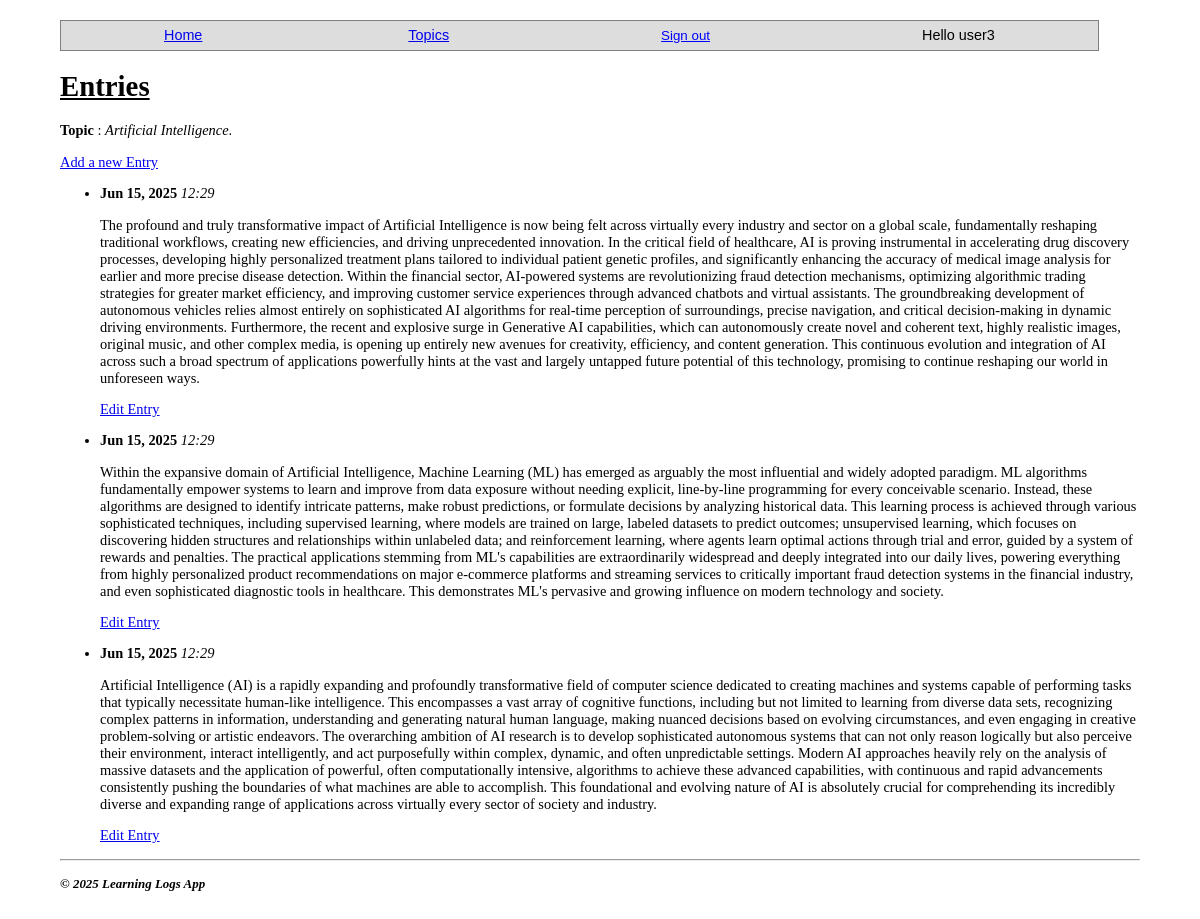
The page /topic/1/ (signed in) on the database its author committed.
### learning_log/models.py (models this page shows, shortened)
class Topic(models.Model):
    text = models.CharField(max_length=200)
    owner = models.ForeignKey(User, on_delete=models.CASCADE)
    date_added = models.DateTimeField(auto_now_add=True)

class Entry(models.Model):
    topic = models.ForeignKey(Topic, on_delete=models.CASCADE)
    text = models.TextField()
    date_added = models.DateTimeField(auto_now_add=True)
    class Meta:
        verbose_name_plural = 'entries'

### learning_log/views.py (the view)
# urls.py: path('topic/<int:topic_id>/', views.topic, name='topic'),
@login_required
def topic(request, topic_id):
    topic = Topic.objects.get(id=topic_id)
    entries = topic.entry_set.order_by('-date_added')
    if request.user != topic.owner:
        raise Http404
    context = {'topic': topic, 'entries': entries}
    return render(request, 'learning_log/topic.html', context)

### learning_log/templates/learning_log/topic.html (shortened to what this page needs)
{% extends 'learning_log/base.html' %}
{% block content %}
<h1>Entries</h1>
<p><b>Topic</b> : <i>{{ topic.text }}</i>.</p>
<p>
    <a href="{% url 'learning_log:new_entry' topic.id %}">Add a new Entry</a>
</p>
<ul>
    {% for entry in entries %}
        <li>
            <p>
                <b>{{ entry.date_added|date:'M d, Y' }}</b>
                <i>{{ entry.date_added|date:' H:i' }}</i>
            </p>
            <p>{{ entry.text|linebreaks }}</p>
            <p>
                <a href="{% url 'learning_log:edit_entry' entry.id %}">Edit Entry</a>
            </p>
        </li>
    {% empty %}
        <li>No entries added for this topic!</li>
    {% endfor %}
</ul>
{% endblock content %}

### learning_log/templates/learning_log/base.html (shortened to what this page needs)
{% load static %}
<!DOCTYPE html>
<html>
    <head>
        <link rel="stylesheet" href="{% static 'learning_log/css/base_styles.css' %}">
    </head>
    <body>
        <div class="nav-bar">
            <p>
                <div id="nav">
                    <a href="{% url 'learning_log:index' %}">Home</a>
                </div>
                <div id="nav">
                    <a href="{% url 'learning_log:topics' %}">Topics</a>
                </div>
            {% if user.is_authenticated %}
                <div id="nav">
                    <form action="{% url 'accounts:logout' %}" method="post">
                        <button name="submit" id="logout-button">Sign out</button>
                    </form>
                </div>
                <div id="nav">Hello {{ user.username }}</div>
            {% else %}
                <div id="nav"><a href="{% url 'accounts:login' %}">Login</a></div>
                <div id="nav"><a href="{% url 'accounts:register' %}">Register</a></div>
            {% endif %}
            </p>
        </div>
        <div id="content">
        {% block content %}
        {% endblock content %}
        </div>
        <hr>
        <div class="footer">
            <p>
                <b><i style="font-size:0.9em;">&copy; 2025 Learning Logs App</i></b>
            </p>
        </div>
    </body>
</html>

### learning_log/static/learning_log/css/base_styles.css (style rules this page uses)
html { background-color: white; font-size: 0.9em; }
body { padding: 10px; width: 90%; background-color: #fff; color: black; margin: auto; border-radius: 10px; margin-top: 10px; margin-bottom: 10px; height: max-content; }
#content { min-height: 80vh; }
h1, h2 { text-decoration: underline; }
.nav-bar { width: 96%; font-family: sans-serif; font-size: 1em; border: 0.1mm solid gray; background: #dddddd; display: flex; }
#logout-button { border: none !important; text-decoration: underline !important; color: blue !important; background: none; }
#nav { margin: auto; }

### rows shown on the page
Topic: text "Artificial Intelligence"
Entry: date_added "Jun 15, 2025", date_added "12:29", text "The profound and truly transformative impact of Artificial Intelligence is now being felt across virtually every industry and sector on a global scale, fundamentally reshaping traditional workflows, creating new efficiencies, and driving unprecedented innovation. In the critical field of healthcare, AI is proving instrumental in accelerating drug discovery processes, developing highly personalized treatment plans tailored to individual patient genetic profiles, and significantly enhancing the accuracy of medical image analysis for earlier and more precise disease detection. Within the financial sector, AI-powered systems are revolutionizing fraud detection mechanisms, optimizing algorithmic…"
Entry: date_added "Jun 15, 2025", date_added "12:29", text "Within the expansive domain of Artificial Intelligence, Machine Learning (ML) has emerged as arguably the most influential and widely adopted paradigm. ML algorithms fundamentally empower systems to learn and improve from data exposure without needing explicit, line-by-line programming for every conceivable scenario. Instead, these algorithms are designed to identify intricate patterns, make robust predictions, or formulate decisions by analyzing historical data. This learning process is achieved through various sophisticated techniques, including supervised learning, where models are trained on large, labeled datasets to predict outcomes; unsupervised learning, which focuses on discovering…"
Entry: date_added "Jun 15, 2025", date_added "12:29", text "Artificial Intelligence (AI) is a rapidly expanding and profoundly transformative field of computer science dedicated to creating machines and systems capable of performing tasks that typically necessitate human-like intelligence. This encompasses a vast array of cognitive functions, including but not limited to learning from diverse data sets, recognizing complex patterns in information, understanding and generating natural human language, making nuanced decisions based on evolving circumstances, and even engaging in creative problem-solving or artistic endeavors. The overarching ambition of AI research is to develop sophisticated autonomous systems that can not only reason logically but…"

### other values the page prints
{{ user.username }} "user3"
